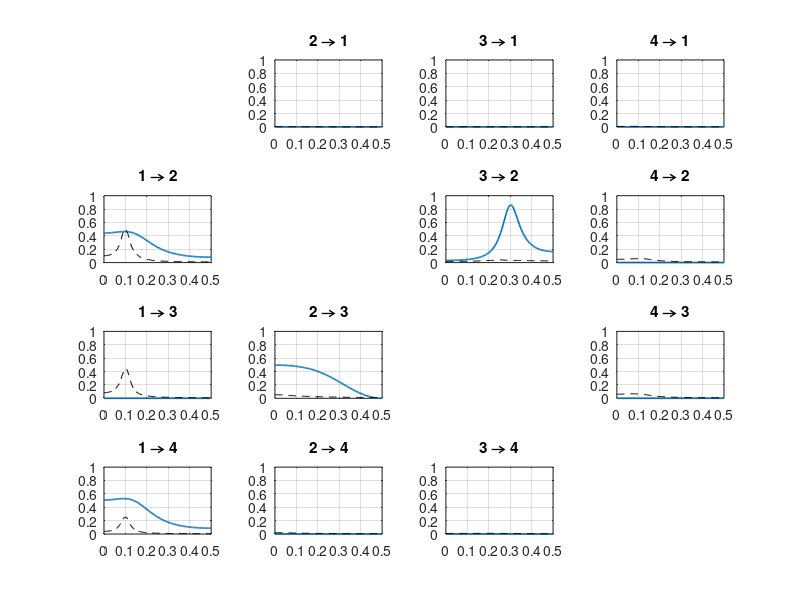

Reproduce this figure in MATLAB. (Note: this script raises an error after producing the figure.)
%% DEMO 2 - SIGNIFICATIVITA DI PDC E DTF CON PHASE RANDOMIZATION
% Tutti i passaggi sono svolti direttamente nello script.
%
% Convenzione: misura(i,j,f) rappresenta la direzione j -> i.

clearvars;
close all;
clc;

rng(11);

%% Parametri
M = 4;
p = 2;
N = 1000;
burnIn = 500;
dt = 1;
fs = 1/dt;

B = 200;                 % Aumentare a 1000 per l'analisi finale
alpha = 0.05;
nFrequencyBins = 128;
frequency = linspace(0,fs/2,nFrequencyBins);

rho = 0.9;
f1 = 0.1;
f3 = 0.3;
Sigma = eye(M);

%% Definizione del VAR(2)
A = zeros(M,M,p);

% x1: oscillatore a 0.1 Hz
A(1,1,1) = 2*rho*cos(2*pi*f1);
A(1,1,2) = -rho^2;

% Connessioni 1 -> 2 e 3 -> 2
A(2,1,1) = 1;
A(2,3,1) = 0.5;

% x3: oscillatore a 0.3 Hz e connessione 2 -> 3
A(3,3,1) = 2*rho*cos(2*pi*f3);
A(3,3,2) = -rho^2;
A(3,2,1) = 0.5;
A(3,2,2) = 0.5;

% Connessione 1 -> 4
A(4,1,2) = 1;

%% Simulazione
nTotal = N + burnIn + p;
u = chol(Sigma,"lower") * randn(M,nTotal);
x = zeros(M,nTotal);
x(:,1:p) = randn(M,p);

for t = p+1:nTotal
    x(:,t) = A(:,:,1)*x(:,t-1) ...
           + A(:,:,2)*x(:,t-2) ...
           + u(:,t);
end

x = x(:,burnIn+p+1:end);

%% Stima del VAR(2)
Y = x(:,p+1:N);
Z = [x(:,p:N-1); ...
     x(:,p-1:N-2)];

Bhat = Y/Z;
A1hat = Bhat(:,1:M);
A2hat = Bhat(:,M+1:2*M);

%% PDC e DTF osservate
PDC = zeros(M,M,nFrequencyBins);
DTF = zeros(M,M,nFrequencyBins);

for n = 1:nFrequencyBins
    f = frequency(n);

    Af = eye(M) ...
       - A1hat*exp(-1i*2*pi*f*dt) ...
       - A2hat*exp(-1i*4*pi*f*dt);

    Hf = Af\eye(M);

    for i = 1:M
        for j = 1:M
            PDC(i,j,n) = abs(Af(i,j))^2 / sum(abs(Af(:,j)).^2);
            DTF(i,j,n) = abs(Hf(i,j))^2 / sum(abs(Hf(i,:)).^2);
        end
    end
end

%% Phase-randomized surrogates
PDCsurrogate = zeros(M,M,nFrequencyBins,B);
DTFsurrogate = zeros(M,M,nFrequencyBins,B);

for b = 1:B
    % Randomizzazione indipendente delle fasi di ogni canale
    xStar = zeros(M,N);

    for channel = 1:M
        originalMean = mean(x(channel,:));
        Xf = fft(x(channel,:) - originalMean);

        % Per N pari, gli indici 2:N/2 contengono le frequenze positive
        % escluse la componente DC e la frequenza di Nyquist.
        positiveBins = 2:N/2;
        randomPhases = 2*pi*rand(1,length(positiveBins));

        Xf(positiveBins) = Xf(positiveBins).*exp(1i*randomPhases);

        % Simmetria coniugata per ottenere una serie temporale reale
        negativeBins = N-positiveBins+2;
        Xf(negativeBins) = conj(Xf(positiveBins));

        xStar(channel,:) = real(ifft(Xf)) + originalMean;
    end

    % Stima del VAR sui dati surrogati
    Ystar = xStar(:,p+1:N);
    Zstar = [xStar(:,p:N-1); ...
             xStar(:,p-1:N-2)];

    Bstar = Ystar/Zstar;
    A1star = Bstar(:,1:M);
    A2star = Bstar(:,M+1:2*M);

    % PDC e DTF del dataset surrogato
    for n = 1:nFrequencyBins
        f = frequency(n);

        AfStar = eye(M) ...
               - A1star*exp(-1i*2*pi*f*dt) ...
               - A2star*exp(-1i*4*pi*f*dt);

        HfStar = AfStar\eye(M);

        for i = 1:M
            for j = 1:M
                PDCsurrogate(i,j,n,b) = abs(AfStar(i,j))^2 ...
                    / sum(abs(AfStar(:,j)).^2);

                DTFsurrogate(i,j,n,b) = abs(HfStar(i,j))^2 ...
                    / sum(abs(HfStar(i,:)).^2);
            end
        end
    end

    if mod(b,20) == 0
        fprintf("Surrogati completati: %d/%d\n",b,B);
    end
end

%% Soglie puntuali al 95%
sortedPDC = sort(PDCsurrogate,4);
sortedDTF = sort(DTFsurrogate,4);
thresholdIndex = ceil((1-alpha)*B);

PDCthreshold = sortedPDC(:,:,:,thresholdIndex);
DTFthreshold = sortedDTF(:,:,:,thresholdIndex);

PDCsignificant = PDC > PDCthreshold;
DTFsignificant = DTF > DTFthreshold;

% La diagonale descrive le dinamiche interne, non connessioni tra nodi
for i = 1:M
    PDCsignificant(i,i,:) = false;
    DTFsignificant(i,i,:) = false;
end

%% Grafico PDC osservata e soglia
figure("Color","w");

for i = 1:M
    for j = 1:M
        subplot(M,M,(i-1)*M+j);

        if i == j
            axis off;
            continue;
        end

        plot(frequency,squeeze(PDC(i,j,:)),"LineWidth",1.2);
        hold on;
        plot(frequency,squeeze(PDCthreshold(i,j,:)),"k--");
        hold off;
        ylim([0,1]);
        xlim([0,fs/2]);
        grid on;
        title(sprintf("%d \\rightarrow %d",j,i));
    end
end

sgtitle("PDC^2 osservata e soglia surrogata");

%% Grafico DTF osservata e soglia
figure("Color","w");

for i = 1:M
    for j = 1:M
        subplot(M,M,(i-1)*M+j);

        if i == j
            axis off;
            continue;
        end

        plot(frequency,squeeze(DTF(i,j,:)),"LineWidth",1.2);
        hold on;
        plot(frequency,squeeze(DTFthreshold(i,j,:)),"k--");
        hold off;
        ylim([0,1]);
        xlim([0,fs/2]);
        grid on;
        title(sprintf("%d \\rightarrow %d",j,i));
    end
end

sgtitle("DTF^2 osservata e soglia surrogata");

%% Solo valori significativi
PDCsignificantValues = PDC;
PDCsignificantValues(~PDCsignificant) = NaN;

DTFsignificantValues = DTF;
DTFsignificantValues(~DTFsignificant) = NaN;

figure("Color","w");

for i = 1:M
    for j = 1:M
        subplot(M,M,(i-1)*M+j);

        if i == j
            axis off;
            continue;
        end

        plot(frequency,squeeze(PDCsignificantValues(i,j,:)), ...
            "r","LineWidth",1.5);
        ylim([0,1]);
        xlim([0,fs/2]);
        grid on;
        title(sprintf("%d \\rightarrow %d",j,i));
    end
end

sgtitle("PDC^2 significativa, soglia puntuale");

figure("Color","w");

for i = 1:M
    for j = 1:M
        subplot(M,M,(i-1)*M+j);

        if i == j
            axis off;
            continue;
        end

        plot(frequency,squeeze(DTFsignificantValues(i,j,:)), ...
            "r","LineWidth",1.5);
        ylim([0,1]);
        xlim([0,fs/2]);
        grid on;
        title(sprintf("%d \\rightarrow %d",j,i));
    end
end

sgtitle("DTF^2 significativa, soglia puntuale");
